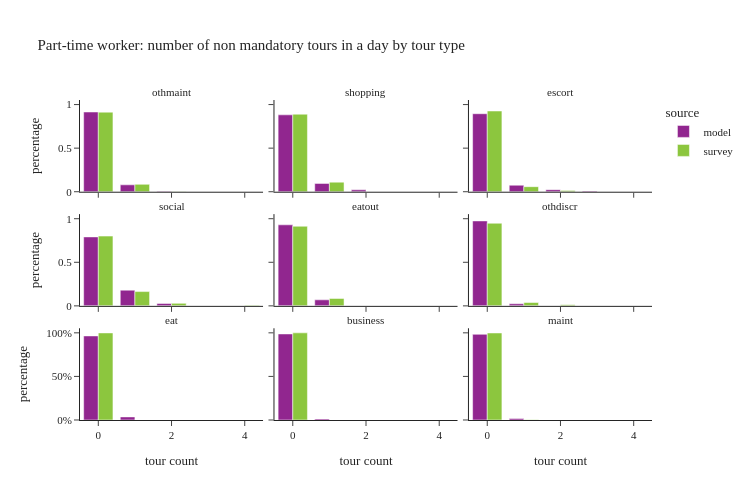

Notebook source saved alongside this figure:
### Code cell
plot_num_nonmand_tourtype(per_data[per_data['ptype']==2], "Part-time worker: number of non mandatory tours in a day by tour type")

### Figure 1 — Plotly figure (JSON) as saved in the notebook; plotly's stock layout.template omitted (floating-point values rounded to 4 significant figures)
{"data": [{"alignmentgroup": "True", "customdata": [[319227], [27639], [2070], [30], [2]], "hovertemplate": "source=model<br>tour type=othmaint<br>tour count=%{x}<br>percentage=%{y}<br>sample_size=%{customdata[0]}<extra></extra>", "legendgroup": "model", "marker": {"color": "#91268F", "pattern": {"shape": ""}}, "name": "model", "offsetgroup": "model", "orientation": "v", "showlegend": true, "textposition": "auto", "type": "bar", "x": [0.0, 1.0, 2.0, 3.0, 4.0], "xaxis": "x7", "y": [0.9148, 0.0792, 0.005932, 8.597e-05, 5.731e-06], "yaxis": "y7"}, {"alignmentgroup": "True", "customdata": [[307807], [33347], [7610], [204]], "hovertemplate": "source=model<br>tour type=shopping<br>tour count=%{x}<br>percentage=%{y}<br>sample_size=%{customdata[0]}<extra></extra>", "legendgroup": "model", "marker": {"color": "#91268F", "pattern": {"shape": ""}}, "name": "model", "offsetgroup": "model", "orientation": "v", "showlegend": false, "textposition": "auto", "type": "bar", "x": [0.0, 1.0, 2.0, 3.0], "xaxis": "x8", "y": [0.882, 0.09556, 0.02181, 0.0005846], "yaxis": "y8"}, {"alignmentgroup": "True", "customdata": [[312309], [26064], [8104], [2491]], "hovertemplate": "source=model<br>tour type=escort<br>tour count=%{x}<br>percentage=%{y}<br>sample_size=%{customdata[0]}<extra></extra>", "legendgroup": "model", "marker": {"color": "#91268F", "pattern": {"shape": ""}}, "name": "model", "offsetgroup": "model", "orientation": "v", "showlegend": false, "textposition": "auto", "type": "bar", "x": [0.0, 1.0, 2.0, 3.0], "xaxis": "x9", "y": [0.895, 0.07469, 0.02322, 0.007138], "yaxis": "y9"}, {"alignmentgroup": "True", "customdata": [[276057], [62873], [9300], [737], [1]], "hovertemplate": "source=model<br>tour type=social<br>tour count=%{x}<br>percentage=%{y}<br>sample_size=%{customdata[0]}<extra></extra>", "legendgroup": "model", "marker": {"color": "#91268F", "pattern": {"shape": ""}}, "name": "model", "offsetgroup": "model", "orientation": "v", "showlegend": false, "textposition": "auto", "type": "bar", "x": [0.0, 1.0, 2.0, 3.0, 4.0], "xaxis": "x4", "y": [0.7911, 0.1802, 0.02665, 0.002112, 2.866e-06], "yaxis": "y4"}, {"alignmentgroup": "True", "customdata": [[324406], [24147], [408], [7]], "hovertemplate": "source=model<br>tour type=eatout<br>tour count=%{x}<br>percentage=%{y}<br>sample_size=%{customdata[0]}<extra></extra>", "legendgroup": "model", "marker": {"color": "#91268F", "pattern": {"shape": ""}}, "name": "model", "offsetgroup": "model", "orientation": "v", "showlegend": false, "textposition": "auto", "type": "bar", "x": [0.0, 1.0, 2.0, 3.0], "xaxis": "x5", "y": [0.9296, 0.0692, 0.001169, 2.006e-05], "yaxis": "y5"}, {"alignmentgroup": "True", "customdata": [[340079], [8336], [544], [9]], "hovertemplate": "source=model<br>tour type=othdiscr<br>tour count=%{x}<br>percentage=%{y}<br>sample_size=%{customdata[0]}<extra></extra>", "legendgroup": "model", "marker": {"color": "#91268F", "pattern": {"shape": ""}}, "name": "model", "offsetgroup": "model", "orientation": "v", "showlegend": false, "textposition": "auto", "type": "bar", "x": [0.0, 1.0, 2.0, 3.0], "xaxis": "x6", "y": [0.9745, 0.02389, 0.001559, 2.579e-05], "yaxis": "y6"}, {"alignmentgroup": "True", "customdata": [[336572], [12396]], "hovertemplate": "source=model<br>tour type=eat<br>tour count=%{x}<br>percentage=%{y}<br>sample_size=%{customdata[0]}<extra></extra>", "legendgroup": "model", "marker": {"color": "#91268F", "pattern": {"shape": ""}}, "name": "model", "offsetgroup": "model", "orientation": "v", "showlegend": false, "textposition": "auto", "type": "bar", "x": [0.0, 1.0], "xaxis": "x", "y": [0.9645, 0.03552], "yaxis": "y"}, {"alignmentgroup": "True", "customdata": [[344540], [4177], [250], [1]], "hovertemplate": "source=model<br>tour type=business<br>tour count=%{x}<br>percentage=%{y}<br>sample_size=%{customdata[0]}<extra></extra>", "legendgroup": "model", "marker": {"color": "#91268F", "pattern": {"shape": ""}}, "name": "model", "offsetgroup": "model", "orientation": "v", "showlegend": false, "textposition": "auto", "type": "bar", "x": [0.0, 1.0, 2.0, 3.0], "xaxis": "x2", "y": [0.9873, 0.01197, 0.0007164, 2.866e-06], "yaxis": "y2"}, {"alignmentgroup": "True", "customdata": [[343059], [5909]], "hovertemplate": "source=model<br>tour type=maint<br>tour count=%{x}<br>percentage=%{y}<br>sample_size=%{customdata[0]}<extra></extra>", "legendgroup": "model", "marker": {"color": "#91268F", "pattern": {"shape": ""}}, "name": "model", "offsetgroup": "model", "orientation": "v", "showlegend": false, "textposition": "auto", "type": "bar", "x": [0.0, 1.0], "xaxis": "x3", "y": [0.9831, 0.01693], "yaxis": "y3"}, {"alignmentgroup": "True", "customdata": [[797], [80], [5]], "hovertemplate": "source=survey<br>tour type=othmaint<br>tour count=%{x}<br>percentage=%{y}<br>sample_size=%{customdata[0]}<extra></extra>", "legendgroup": "survey", "marker": {"color": "#8CC63E", "pattern": {"shape": ""}}, "name": "survey", "offsetgroup": "survey", "orientation": "v", "showlegend": true, "textposition": "auto", "type": "bar", "x": [0.0, 1.0, 2.0], "xaxis": "x7", "y": [0.9128, 0.08486, 0.00232], "yaxis": "y7"}, {"alignmentgroup": "True", "customdata": [[757], [121], [4]], "hovertemplate": "source=survey<br>tour type=shopping<br>tour count=%{x}<br>percentage=%{y}<br>sample_size=%{customdata[0]}<extra></extra>", "legendgroup": "survey", "marker": {"color": "#8CC63E", "pattern": {"shape": ""}}, "name": "survey", "offsetgroup": "survey", "orientation": "v", "showlegend": false, "textposition": "auto", "type": "bar", "x": [0.0, 1.0, 2.0], "xaxis": "x8", "y": [0.8897, 0.1099, 0.0003725], "yaxis": "y8"}, {"alignmentgroup": "True", "customdata": [[808], [56], [15], [2], [1]], "hovertemplate": "source=survey<br>tour type=escort<br>tour count=%{x}<br>percentage=%{y}<br>sample_size=%{customdata[0]}<extra></extra>", "legendgroup": "survey", "marker": {"color": "#8CC63E", "pattern": {"shape": ""}}, "name": "survey", "offsetgroup": "survey", "orientation": "v", "showlegend": false, "textposition": "auto", "type": "bar", "x": [0.0, 1.0, 2.0, 3.0, 4.0], "xaxis": "x9", "y": [0.9259, 0.05801, 0.0152, 0.00062, 0.0002599], "yaxis": "y9"}, {"alignmentgroup": "True", "customdata": [[691], [155], [27], [7], [2]], "hovertemplate": "source=survey<br>tour type=social<br>tour count=%{x}<br>percentage=%{y}<br>sample_size=%{customdata[0]}<extra></extra>", "legendgroup": "survey", "marker": {"color": "#8CC63E", "pattern": {"shape": ""}}, "name": "survey", "offsetgroup": "survey", "orientation": "v", "showlegend": false, "textposition": "auto", "type": "bar", "x": [0.0, 1.0, 2.0, 3.0, 4.0], "xaxis": "x4", "y": [0.8004, 0.1639, 0.02873, 0.0004777, 0.00648], "yaxis": "y4"}, {"alignmentgroup": "True", "customdata": [[822], [54], [6]], "hovertemplate": "source=survey<br>tour type=eatout<br>tour count=%{x}<br>percentage=%{y}<br>sample_size=%{customdata[0]}<extra></extra>", "legendgroup": "survey", "marker": {"color": "#8CC63E", "pattern": {"shape": ""}}, "name": "survey", "offsetgroup": "survey", "orientation": "v", "showlegend": false, "textposition": "auto", "type": "bar", "x": [0.0, 1.0, 2.0], "xaxis": "x5", "y": [0.9133, 0.08492, 0.001734], "yaxis": "y5"}, {"alignmentgroup": "True", "customdata": [[864], [14], [3], [1]], "hovertemplate": "source=survey<br>tour type=othdiscr<br>tour count=%{x}<br>percentage=%{y}<br>sample_size=%{customdata[0]}<extra></extra>", "legendgroup": "survey", "marker": {"color": "#8CC63E", "pattern": {"shape": ""}}, "name": "survey", "offsetgroup": "survey", "orientation": "v", "showlegend": false, "textposition": "auto", "type": "bar", "x": [0.0, 1.0, 2.0, 3.0], "xaxis": "x6", "y": [0.9477, 0.03861, 0.01228, 0.001369], "yaxis": "y6"}, {"alignmentgroup": "True", "customdata": [[880], [2]], "hovertemplate": "source=survey<br>tour type=eat<br>tour count=%{x}<br>percentage=%{y}<br>sample_size=%{customdata[0]}<extra></extra>", "legendgroup": "survey", "marker": {"color": "#8CC63E", "pattern": {"shape": ""}}, "name": "survey", "offsetgroup": "survey", "orientation": "v", "showlegend": false, "textposition": "auto", "type": "bar", "x": [0.0, 1.0], "xaxis": "x", "y": [0.999, 0.0009683], "yaxis": "y"}, {"alignmentgroup": "True", "customdata": [[879], [3]], "hovertemplate": "source=survey<br>tour type=business<br>tour count=%{x}<br>percentage=%{y}<br>sample_size=%{customdata[0]}<extra></extra>", "legendgroup": "survey", "marker": {"color": "#8CC63E", "pattern": {"shape": ""}}, "name": "survey", "offsetgroup": "survey", "orientation": "v", "showlegend": false, "textposition": "auto", "type": "bar", "x": [0.0, 1.0], "xaxis": "x2", "y": [0.9998, 0.0001782], "yaxis": "y2"}, {"alignmentgroup": "True", "customdata": [[873], [9]], "hovertemplate": "source=survey<br>tour type=maint<br>tour count=%{x}<br>percentage=%{y}<br>sample_size=%{customdata[0]}<extra></extra>", "legendgroup": "survey", "marker": {"color": "#8CC63E", "pattern": {"shape": ""}}, "name": "survey", "offsetgroup": "survey", "orientation": "v", "showlegend": false, "textposition": "auto", "type": "bar", "x": [0.0, 1.0], "xaxis": "x3", "y": [0.9984, 0.001575], "yaxis": "y3"}], "layout": {"annotations": [{"font": {}, "showarrow": false, "text": "eat", "x": 0.16, "xanchor": "center", "xref": "paper", "y": 0.2867, "yanchor": "bottom", "yref": "paper"}, {"font": {}, "showarrow": false, "text": "business", "x": 0.5, "xanchor": "center", "xref": "paper", "y": 0.2867, "yanchor": "bottom", "yref": "paper"}, {"font": {}, "showarrow": false, "text": "maint", "x": 0.84, "xanchor": "center", "xref": "paper", "y": 0.2867, "yanchor": "bottom", "yref": "paper"}, {"font": {}, "showarrow": false, "text": "social", "x": 0.16, "xanchor": "center", "xref": "paper", "y": 0.6433, "yanchor": "bottom", "yref": "paper"}, {"font": {}, "showarrow": false, "text": "eatout", "x": 0.5, "xanchor": "center", "xref": "paper", "y": 0.6433, "yanchor": "bottom", "yref": "paper"}, {"font": {}, "showarrow": false, "text": "othdiscr", "x": 0.84, "xanchor": "center", "xref": "paper", "y": 0.6433, "yanchor": "bottom", "yref": "paper"}, {"font": {}, "showarrow": false, "text": "othmaint", "x": 0.16, "xanchor": "center", "xref": "paper", "y": 1.0, "yanchor": "bottom", "yref": "paper"}, {"font": {}, "showarrow": false, "text": "shopping", "x": 0.5, "xanchor": "center", "xref": "paper", "y": 1.0, "yanchor": "bottom", "yref": "paper"}, {"font": {}, "showarrow": false, "text": "escort", "x": 0.84, "xanchor": "center", "xref": "paper", "y": 1.0, "yanchor": "bottom", "yref": "paper"}], "barmode": "group", "height": 500, "legend": {"title": {"text": "source"}, "tracegroupgap": 0}, "title": {"text": "Part-time worker: number of non mandatory tours in a day by tour type"}, "width": 750, "xaxis": {"anchor": "y", "domain": [0.0, 0.32], "title": {"text": "tour count"}}, "xaxis2": {"anchor": "y2", "domain": [0.34, 0.66], "matches": "x", "title": {"text": "tour count"}}, "xaxis3": {"anchor": "y3", "domain": [0.68, 1.0], "matches": "x", "title": {"text": "tour count"}}, "xaxis4": {"anchor": "y4", "domain": [0.0, 0.32], "matches": "x", "showticklabels": false}, "xaxis5": {"anchor": "y5", "domain": [0.34, 0.66], "matches": "x", "showticklabels": false}, "xaxis6": {"anchor": "y6", "domain": [0.68, 1.0], "matches": "x", "showticklabels": false}, "xaxis7": {"anchor": "y7", "domain": [0.0, 0.32], "matches": "x", "showticklabels": false}, "xaxis8": {"anchor": "y8", "domain": [0.34, 0.66], "matches": "x", "showticklabels": false}, "xaxis9": {"anchor": "y9", "domain": [0.68, 1.0], "matches": "x", "showticklabels": false}, "yaxis": {"anchor": "x", "domain": [0.0, 0.2867], "tickformat": ".0%", "title": {"text": "percentage"}}, "yaxis2": {"anchor": "x2", "domain": [0.0, 0.2867], "matches": "y", "showticklabels": false, "tickformat": ".0%"}, "yaxis3": {"anchor": "x3", "domain": [0.0, 0.2867], "matches": "y", "showticklabels": false}, "yaxis4": {"anchor": "x4", "domain": [0.3567, 0.6433], "matches": "y", "title": {"text": "percentage"}}, "yaxis5": {"anchor": "x5", "domain": [0.3567, 0.6433], "matches": "y", "showticklabels": false}, "yaxis6": {"anchor": "x6", "domain": [0.3567, 0.6433], "matches": "y", "showticklabels": false}, "yaxis7": {"anchor": "x7", "domain": [0.7133, 1.0], "matches": "y", "title": {"text": "percentage"}}, "yaxis8": {"anchor": "x8", "domain": [0.7133, 1.0], "matches": "y", "showticklabels": false}, "yaxis9": {"anchor": "x9", "domain": [0.7133, 1.0], "matches": "y", "showticklabels": false}}}
